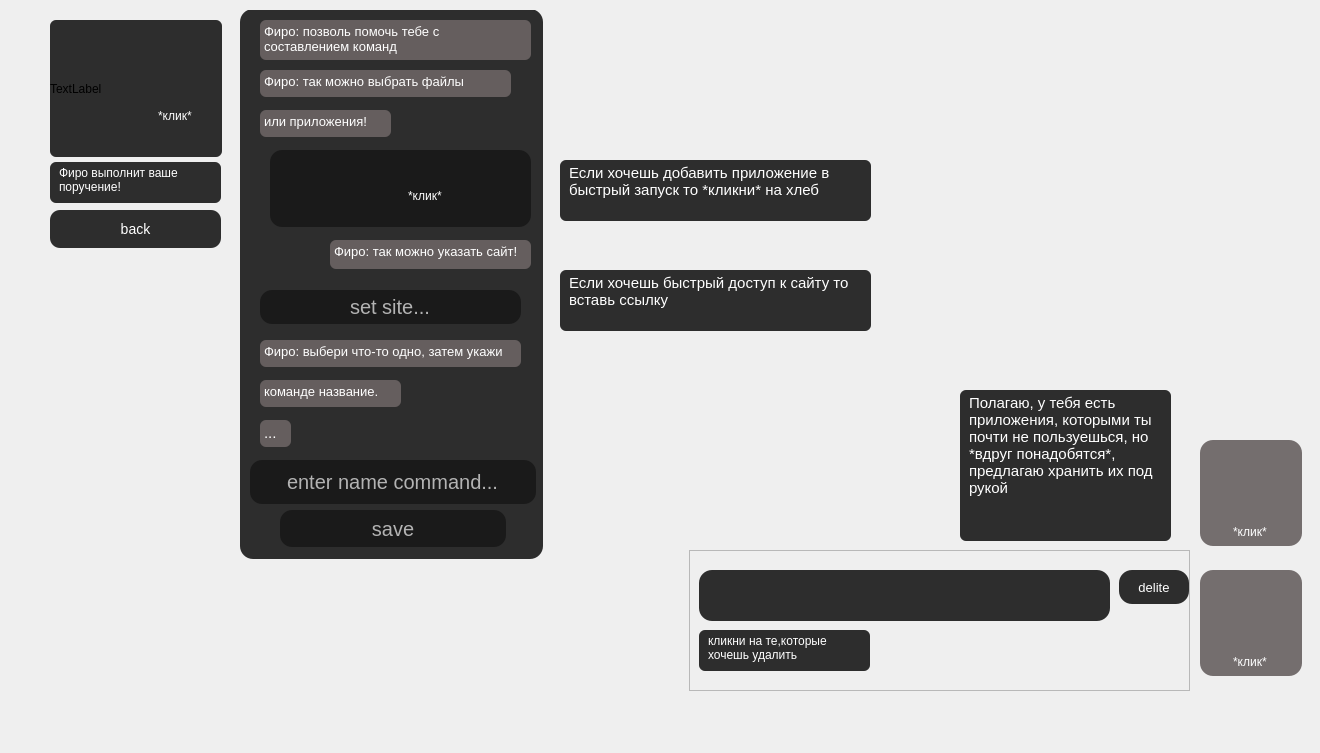
    <widget class="QWidget" name="page_add_frame">
     <widget class="QStackedWidget" name="stacked_add_frame">
      <property name="geometry">
       <rect>
        <x>30</x>
        <y>10</y>
        <width>1281</width>
        <height>734</height>
       </rect>
      </property>
      <property name="layoutDirection">
       <enum>Qt::LeftToRight</enum>
      </property>
      <property name="currentIndex">
       <number>0</number>
      </property>
      <widget class="QWidget" name="page_add_1">
       <widget class="QLineEdit" name="lineedit_command">
        <property name="geometry">
         <rect>
          <x>220</x>
          <y>450</y>
          <width>286</width>
          <height>44</height>
         </rect>
        </property>
        <property name="styleSheet">
         <string notr="true">background: rgba(23, 23, 23, 0.9);
box-shadow: 2px 4px 4px rgba(0, 0, 0, 0.25);
border-radius: 12px;
font-size: 20px;
line-height: 37px;

color: rgba(255, 255, 255, 0.67);</string>
        </property>
        <property name="text">
         <string>enter name command...</string>
        </property>
        <property name="alignment">
         <set>Qt::AlignCenter</set>
        </property>
       </widget>
       <widget class="QTextBrowser" name="label_add_1">
        <property name="geometry">
         <rect>
          <x>230</x>
          <y>10</y>
          <width>271</width>
          <height>40</height>
         </rect>
        </property>
        <property name="styleSheet">
         <string notr="true">background: rgba(233, 209, 209, 0.3);
box-shadow: 2px 4px 4px rgba(0, 0, 0, 0.25);
border-radius: 6px;
font-family: 'Titillium Web';
font-style: normal;
font-weight: 400;
font-size: 13px;
line-height: 20px;

color: #FFFFFF;</string>
        </property>
        <property name="html">
         <string>&lt;!DOCTYPE HTML PUBLIC &quot;-//W3C//DTD HTML 4.0//EN&quot; &quot;http://www.w3.org/TR/REC-html40/strict.dtd&quot;&gt;
&lt;html&gt;&lt;head&gt;&lt;meta name=&quot;qrichtext&quot; content=&quot;1&quot; /&gt;&lt;style type=&quot;text/css&quot;&gt;
p, li { white-space: pre-wrap; }
&lt;/style&gt;&lt;/head&gt;&lt;body style=&quot; font-family:'Titillium Web'; font-size:13px; font-weight:400; font-style:normal;&quot;&gt;
&lt;p style=&quot; margin-top:0px; margin-bottom:0px; margin-left:0px; margin-right:0px; -qt-block-indent:0; text-indent:0px;&quot;&gt;&lt;span style=&quot; font-size:10pt;&quot;&gt;Фиро: позволь помочь тебе с составлением команд&lt;/span&gt;&lt;/p&gt;&lt;/body&gt;&lt;/html&gt;</string>
        </property>
       </widget>
       <widget class="QTextBrowser" name="label_add_4">
        <property name="geometry">
         <rect>
          <x>300</x>
          <y>230</y>
          <width>201</width>
          <height>29</height>
         </rect>
        </property>
        <property name="styleSheet">
         <string notr="true">background: rgba(233, 209, 209, 0.3);
box-shadow: 2px 4px 4px rgba(0, 0, 0, 0.25);
border-radius: 6px;
font-family: 'Titillium Web';
font-style: normal;
font-weight: 400;
font-size: 13px;
line-height: 20px;

color: #FFFFFF;</string>
        </property>
        <property name="html">
         <string>&lt;!DOCTYPE HTML PUBLIC &quot;-//W3C//DTD HTML 4.0//EN&quot; &quot;http://www.w3.org/TR/REC-html40/strict.dtd&quot;&gt;
&lt;html&gt;&lt;head&gt;&lt;meta name=&quot;qrichtext&quot; content=&quot;1&quot; /&gt;&lt;style type=&quot;text/css&quot;&gt;
p, li { white-space: pre-wrap; }
&lt;/style&gt;&lt;/head&gt;&lt;body style=&quot; font-family:'Titillium Web'; font-size:13px; font-weight:400; font-style:normal;&quot;&gt;
&lt;p style=&quot; margin-top:0px; margin-bottom:0px; margin-left:0px; margin-right:0px; -qt-block-indent:0; text-indent:0px;&quot;&gt;&lt;span style=&quot; font-size:10pt;&quot;&gt;Фиро: так можно указать сайт!&lt;/span&gt;&lt;/p&gt;&lt;/body&gt;&lt;/html&gt;</string>
        </property>
       </widget>
       <widget class="QPushButton" name="save_command_button">
        <property name="geometry">
         <rect>
          <x>250</x>
          <y>500</y>
          <width>226</width>
          <height>37</height>
         </rect>
        </property>
        <property name="sizePolicy">
         <sizepolicy hsizetype="Minimum" vsizetype="Fixed">
          <horstretch>0</horstretch>
          <verstretch>0</verstretch>
         </sizepolicy>
        </property>
        <property name="layoutDirection">
         <enum>Qt::LeftToRight</enum>
        </property>
        <property name="autoFillBackground">
         <bool>false</bool>
        </property>
        <property name="styleSheet">
         <string notr="true">background: rgba(23, 23, 23, 0.9);
box-shadow: 2px 4px 4px rgba(0, 0, 0, 0.25);
border-radius: 12px;
font-size: 20px;
line-height: 37px;

color: rgba(255, 255, 255, 0.67);</string>
        </property>
        <property name="text">
         <string>save</string>
        </property>
        <property name="icon">
         <iconset>
          <normaloff>../../Neko_project/DeKi-Project/material/image 32.png</normaloff>../../Neko_project/DeKi-Project/material/image 32.png</iconset>
        </property>
       </widget>
       <widget class="QLabel" name="label_add_click_1">
        <property name="geometry">
         <rect>
          <x>120</x>
          <y>90</y>
          <width>61</width>
          <height>31</height>
         </rect>
        </property>
        <property name="styleSheet">
         <string notr="true">background: rgba(23, 23, 23, 0.0);
box-shadow: 2px 4px 4px rgba(0, 0, 0, 0.25);
border-radius: 6px;
font: 8pt &quot;Arial&quot;;
font-style: normal;
font-weight: 400;
font-size: 12px;
line-height: 18px;
padding: 0 0 0 5px;
color: #FFFFFF;</string>
        </property>
        <property name="text">
         <string>*клик*</string>
        </property>
       </widget>
       <widget class="QLabel" name="label_29">
        <property name="geometry">
         <rect>
          <x>20</x>
          <y>10</y>
          <width>172</width>
          <height>137</height>
         </rect>
        </property>
        <property name="styleSheet">
         <string notr="true">background: rgba(23, 23, 23, 0.9);
box-shadow: 2px 4px 4px rgba(0, 0, 0, 0.25);
border-radius: 6px;</string>
        </property>
        <property name="text">
         <string>TextLabel</string>
        </property>
       </widget>
       <widget class="QTextBrowser" name="label_add_7">
        <property name="geometry">
         <rect>
          <x>230</x>
          <y>410</y>
          <width>31</width>
          <height>27</height>
         </rect>
        </property>
        <property name="styleSheet">
         <string notr="true">background: rgba(233, 209, 209, 0.3);
box-shadow: 2px 4px 4px rgba(0, 0, 0, 0.25);
border-radius: 6px;
font-family: 'Titillium Web';
font-style: normal;
font-weight: 400;
font-size: 13px;
line-height: 20px;

color: #FFFFFF;</string>
        </property>
        <property name="html">
         <string>&lt;!DOCTYPE HTML PUBLIC &quot;-//W3C//DTD HTML 4.0//EN&quot; &quot;http://www.w3.org/TR/REC-html40/strict.dtd&quot;&gt;
&lt;html&gt;&lt;head&gt;&lt;meta name=&quot;qrichtext&quot; content=&quot;1&quot; /&gt;&lt;style type=&quot;text/css&quot;&gt;
p, li { white-space: pre-wrap; }
&lt;/style&gt;&lt;/head&gt;&lt;body style=&quot; font-family:'Titillium Web'; font-size:13px; font-weight:400; font-style:normal;&quot;&gt;
&lt;p style=&quot; margin-top:0px; margin-bottom:0px; margin-left:0px; margin-right:0px; -qt-block-indent:0; text-indent:0px;&quot;&gt;&lt;span style=&quot; font-size:11pt;&quot;&gt;...&lt;/span&gt;&lt;/p&gt;&lt;/body&gt;&lt;/html&gt;</string>
        </property>
       </widget>
       <widget class="QLineEdit" name="lineedit_site">
        <property name="geometry">
         <rect>
          <x>230</x>
          <y>280</y>
          <width>261</width>
          <height>34</height>
         </rect>
        </property>
        <property name="styleSheet">
         <string notr="true">background: rgba(23, 23, 23, 0.9);
box-shadow: 2px 4px 4px rgba(0, 0, 0, 0.25);
border-radius: 12px;
font-size: 20px;
line-height: 37px;

color: rgba(255, 255, 255, 0.67);</string>
        </property>
        <property name="text">
         <string>set site...</string>
        </property>
        <property name="alignment">
         <set>Qt::AlignCenter</set>
        </property>
       </widget>
       <widget class="QTextBrowser" name="label_add_6">
        <property name="geometry">
         <rect>
          <x>230</x>
          <y>370</y>
          <width>141</width>
          <height>27</height>
         </rect>
        </property>
        <property name="styleSheet">
         <string notr="true">background: rgba(233, 209, 209, 0.3);
box-shadow: 2px 4px 4px rgba(0, 0, 0, 0.25);
border-radius: 6px;
font-family: 'Titillium Web';
font-style: normal;
font-weight: 400;
font-size: 13px;
line-height: 20px;

color: #FFFFFF;</string>
        </property>
        <property name="html">
         <string>&lt;!DOCTYPE HTML PUBLIC &quot;-//W3C//DTD HTML 4.0//EN&quot; &quot;http://www.w3.org/TR/REC-html40/strict.dtd&quot;&gt;
&lt;html&gt;&lt;head&gt;&lt;meta name=&quot;qrichtext&quot; content=&quot;1&quot; /&gt;&lt;style type=&quot;text/css&quot;&gt;
p, li { white-space: pre-wrap; }
&lt;/style&gt;&lt;/head&gt;&lt;body style=&quot; font-family:'Titillium Web'; font-size:13px; font-weight:400; font-style:normal;&quot;&gt;
&lt;p style=&quot; margin-top:0px; margin-bottom:0px; margin-left:0px; margin-right:0px; -qt-block-indent:0; text-indent:0px;&quot;&gt;&lt;span style=&quot; font-size:10pt;&quot;&gt;команде название.&lt;/span&gt;&lt;/p&gt;&lt;/body&gt;&lt;/html&gt;</string>
        </property>
       </widget>
       <widget class="QLabel" name="character_add_label">
        <property name="geometry">
         <rect>
          <x>20</x>
          <y>0</y>
          <width>121</width>
          <height>151</height>
         </rect>
        </property>
        <property name="styleSheet">
         <string notr="true">background: rgba(23, 23, 23, 0.0);
box-shadow: 2px 4px 4px rgba(0, 0, 0, 0.25);
border-radius: 13px;</string>
        </property>
        <property name="text">
         <string/>
        </property>
        <property name="pixmap">
         <pixmap>../../Neko_project/DeKi-Project/material/Firo/Firo_s.png</pixmap>
        </property>
       </widget>
       <widget class="QTextBrowser" name="label_add_2">
        <property name="geometry">
         <rect>
          <x>230</x>
          <y>60</y>
          <width>251</width>
          <height>27</height>
         </rect>
        </property>
        <property name="styleSheet">
         <string notr="true">background: rgba(233, 209, 209, 0.3);
box-shadow: 2px 4px 4px rgba(0, 0, 0, 0.25);
border-radius: 6px;
font-family: 'Titillium Web';
font-style: normal;
font-weight: 400;
font-size: 13px;
line-height: 20px;

color: #FFFFFF;</string>
        </property>
        <property name="html">
         <string>&lt;!DOCTYPE HTML PUBLIC &quot;-//W3C//DTD HTML 4.0//EN&quot; &quot;http://www.w3.org/TR/REC-html40/strict.dtd&quot;&gt;
&lt;html&gt;&lt;head&gt;&lt;meta name=&quot;qrichtext&quot; content=&quot;1&quot; /&gt;&lt;style type=&quot;text/css&quot;&gt;
p, li { white-space: pre-wrap; }
&lt;/style&gt;&lt;/head&gt;&lt;body style=&quot; font-family:'Titillium Web'; font-size:13px; font-weight:400; font-style:normal;&quot;&gt;
&lt;p style=&quot; margin-top:0px; margin-bottom:0px; margin-left:0px; margin-right:0px; -qt-block-indent:0; text-indent:0px;&quot;&gt;&lt;span style=&quot; font-size:10pt;&quot;&gt;Фиро: так можно выбрать файлы &lt;/span&gt;&lt;/p&gt;&lt;/body&gt;&lt;/html&gt;</string>
        </property>
       </widget>
       <widget class="QTextBrowser" name="label_add_5">
        <property name="geometry">
         <rect>
          <x>230</x>
          <y>330</y>
          <width>261</width>
          <height>27</height>
         </rect>
        </property>
        <property name="styleSheet">
         <string notr="true">background: rgba(233, 209, 209, 0.3);
box-shadow: 2px 4px 4px rgba(0, 0, 0, 0.25);
border-radius: 6px;
font-family: 'Titillium Web';
font-style: normal;
font-weight: 400;
font-size: 13px;
line-height: 20px;

color: #FFFFFF;</string>
        </property>
        <property name="html">
         <string>&lt;!DOCTYPE HTML PUBLIC &quot;-//W3C//DTD HTML 4.0//EN&quot; &quot;http://www.w3.org/TR/REC-html40/strict.dtd&quot;&gt;
&lt;html&gt;&lt;head&gt;&lt;meta name=&quot;qrichtext&quot; content=&quot;1&quot; /&gt;&lt;style type=&quot;text/css&quot;&gt;
p, li { white-space: pre-wrap; }
&lt;/style&gt;&lt;/head&gt;&lt;body style=&quot; font-family:'Titillium Web'; font-size:13px; font-weight:400; font-style:normal;&quot;&gt;
&lt;p style=&quot; margin-top:0px; margin-bottom:0px; margin-left:0px; margin-right:0px; -qt-block-indent:0; text-indent:0px;&quot;&gt;&lt;span style=&quot; font-size:10pt;&quot;&gt;Фиро: выбери что-то одно, затем укажи &lt;/span&gt;&lt;/p&gt;&lt;/body&gt;&lt;/html&gt;</string>
        </property>
       </widget>
       <widget class="QLabel" name="label_add_click_3">
        <property name="geometry">
         <rect>
          <x>1195</x>
          <y>506</y>
          <width>61</width>
          <height>31</height>
         </rect>
        </property>
        <property name="styleSheet">
         <string notr="true">background: rgba(23, 23, 23, 0.0);
box-shadow: 2px 4px 4px rgba(0, 0, 0, 0.25);
border-radius: 6px;
font: 8pt &quot;Arial&quot;;
font-style: normal;
font-weight: 400;
font-size: 12px;
line-height: 18px;
padding: 0 0 0 5px;
color: #FFFFFF;</string>
        </property>
        <property name="text">
         <string>*клик*</string>
        </property>
       </widget>
       <widget class="QPushButton" name="back_from_add_button">
        <property name="geometry">
         <rect>
          <x>20</x>
          <y>200</y>
          <width>171</width>
          <height>38</height>
         </rect>
        </property>
        <property name="styleSheet">
         <string notr="true">background: rgba(23, 23, 23, 0.9);
box-shadow: 2px 4px 4px rgba(0, 0, 0, 0.25);
border-radius: 10px;
font-size: 14px;
line-height: 27px;

color: #FFFFFF;</string>
        </property>
        <property name="text">
         <string>back</string>
        </property>
       </widget>
       <widget class="QFrame" name="background_bread_button">
        <property name="geometry">
         <rect>
          <x>240</x>
          <y>140</y>
          <width>261</width>
          <height>77</height>
         </rect>
        </property>
        <property name="styleSheet">
         <string notr="true">background: rgba(23, 23, 23, 0.9);
box-shadow: 2px 4px 4px rgba(0, 0, 0, 0.25);
border-radius: 12px;</string>
        </property>
        <property name="frameShape">
         <enum>QFrame::StyledPanel</enum>
        </property>
        <property name="frameShadow">
         <enum>QFrame::Raised</enum>
        </property>
        <widget class="QPushButton" name="bread_button_2">
         <property name="geometry">
          <rect>
           <x>0</x>
           <y>-10</y>
           <width>137</width>
           <height>79</height>
          </rect>
         </property>
         <property name="styleSheet">
          <string notr="true">background: rgba(23, 23, 23, 0.0);
box-shadow: 2px 4px 4px rgba(0, 0, 0, 0.25);
border-radius: 13px;
font-size: 18px;
line-height: 27px;

color: #FFFFFF;</string>
         </property>
         <property name="text">
          <string/>
         </property>
         <property name="icon">
          <iconset>
           <normaloff>../../Neko_project/DeKi-Project/material/image 43.png</normaloff>../../Neko_project/DeKi-Project/material/image 43.png</iconset>
         </property>
         <property name="iconSize">
          <size>
           <width>155</width>
           <height>99</height>
          </size>
         </property>
        </widget>
        <widget class="QLabel" name="label_add_click_2">
         <property name="geometry">
          <rect>
           <x>130</x>
           <y>30</y>
           <width>61</width>
           <height>31</height>
          </rect>
         </property>
         <property name="styleSheet">
          <string notr="true">background: rgba(23, 23, 23, 0.0);
box-shadow: 2px 4px 4px rgba(0, 0, 0, 0.25);
border-radius: 6px;
font: 8pt &quot;Arial&quot;;
font-style: normal;
font-weight: 400;
font-size: 12px;
line-height: 18px;
padding: 0 0 0 5px;
color: #FFFFFF;</string>
         </property>
         <property name="text">
          <string>*клик*</string>
         </property>
        </widget>
        <widget class="QPushButton" name="file_button">
         <property name="enabled">
          <bool>true</bool>
         </property>
         <property name="geometry">
          <rect>
           <x>190</x>
           <y>10</y>
           <width>56</width>
           <height>52</height>
          </rect>
         </property>
         <property name="styleSheet">
          <string notr="true">background: rgba(23, 23, 23, 0.0);
box-shadow: 2px 4px 4px rgba(0, 0, 0, 0.25);
border-radius: 13px;</string>
         </property>
         <property name="text">
          <string/>
         </property>
         <property name="icon">
          <iconset>
           <normaloff>../../Neko_project/DeKi-Project/material/image 75.png</normaloff>../../Neko_project/DeKi-Project/material/image 75.png</iconset>
         </property>
         <property name="iconSize">
          <size>
           <width>50</width>
           <height>50</height>
          </size>
         </property>
         <property name="autoDefault">
          <bool>false</bool>
         </property>
         <property name="default">
          <bool>false</bool>
         </property>
        </widget>
       </widget>
       <widget class="QLabel" name="label_add_click_4">
        <property name="geometry">
         <rect>
          <x>1195</x>
          <y>636</y>
          <width>61</width>
          <height>31</height>
         </rect>
        </property>
        <property name="styleSheet">
         <string notr="true">background: rgba(23, 23, 23, 0.0);
box-shadow: 2px 4px 4px rgba(0, 0, 0, 0.25);
border-radius: 6px;
font: 8pt &quot;Arial&quot;;
font-style: normal;
font-weight: 400;
font-size: 12px;
line-height: 18px;
padding: 0 0 0 5px;
color: #FFFFFF;</string>
        </property>
        <property name="text">
         <string>*клик*</string>
        </property>
       </widget>
       <widget class="QPushButton" name="card_board_box_button">
        <property name="enabled">
         <bool>true</bool>
        </property>
        <property name="geometry">
         <rect>
          <x>1170</x>
          <y>430</y>
          <width>102</width>
          <height>106</height>
         </rect>
        </property>
        <property name="styleSheet">
         <string notr="true">background: rgba(33, 24, 24, 0.6);
box-shadow: 2px 4px 4px rgba(0, 0, 0, 0.25);
border-radius: 13px;</string>
        </property>
        <property name="text">
         <string/>
        </property>
        <property name="icon">
         <iconset>
          <normaloff>../../Neko_project/DeKi-Project/material/image 78.png</normaloff>../../Neko_project/DeKi-Project/material/image 78.png</iconset>
        </property>
        <property name="iconSize">
         <size>
          <width>50</width>
          <height>50</height>
         </size>
        </property>
        <property name="autoDefault">
         <bool>false</bool>
        </property>
        <property name="default">
         <bool>false</bool>
        </property>
       </widget>
       <widget class="QPushButton" name="info_button">
        <property name="enabled">
         <bool>true</bool>
        </property>
        <property name="geometry">
         <rect>
          <x>120</x>
          <y>40</y>
          <width>56</width>
          <height>52</height>
         </rect>
        </property>
        <property name="styleSheet">
         <string notr="true">background: rgba(23, 23, 23, 0.0);
box-shadow: 2px 4px 4px rgba(0, 0, 0, 0.25);
border-radius: 13px;</string>
        </property>
        <property name="text">
         <string/>
        </property>
        <property name="icon">
         <iconset>
          <normaloff>../../Neko_project/DeKi-Project/material/image 74.png</normaloff>../../Neko_project/DeKi-Project/material/image 74.png</iconset>
        </property>
        <property name="iconSize">
         <size>
          <width>50</width>
          <height>50</height>
         </size>
        </property>
        <property name="autoDefault">
         <bool>false</bool>
        </property>
        <property name="default">
         <bool>false</bool>
        </property>
       </widget>
       <widget class="QTextBrowser" name="label_add_8">
        <property name="geometry">
         <rect>
          <x>20</x>
          <y>152</y>
          <width>171</width>
          <height>41</height>
         </rect>
        </property>
        <property name="styleSheet">
         <string notr="true">background: rgba(23, 23, 23, 0.9);
box-shadow: 2px 4px 4px rgba(0, 0, 0, 0.25);
border-radius: 6px;
font-family: 'Titillium Web';
font-style: normal;
font-weight: 400;
font-size: 12px;
line-height: 18px;
padding: 0 0 0 5px;
color: #FFFFFF;</string>
        </property>
        <property name="html">
         <string>&lt;!DOCTYPE HTML PUBLIC &quot;-//W3C//DTD HTML 4.0//EN&quot; &quot;http://www.w3.org/TR/REC-html40/strict.dtd&quot;&gt;
&lt;html&gt;&lt;head&gt;&lt;meta name=&quot;qrichtext&quot; content=&quot;1&quot; /&gt;&lt;style type=&quot;text/css&quot;&gt;
p, li { white-space: pre-wrap; }
&lt;/style&gt;&lt;/head&gt;&lt;body style=&quot; font-family:'Titillium Web'; font-size:12px; font-weight:400; font-style:normal;&quot;&gt;
&lt;p style=&quot; margin-top:0px; margin-bottom:0px; margin-left:0px; margin-right:0px; -qt-block-indent:0; text-indent:0px;&quot;&gt;&lt;span style=&quot; font-size:12px;&quot;&gt;Фиро выполнит ваше поручение!&lt;/span&gt;&lt;/p&gt;&lt;/body&gt;&lt;/html&gt;</string>
        </property>
       </widget>
       <widget class="QTextBrowser" name="label_add_3">
        <property name="geometry">
         <rect>
          <x>230</x>
          <y>100</y>
          <width>131</width>
          <height>27</height>
         </rect>
        </property>
        <property name="styleSheet">
         <string notr="true">background: rgba(233, 209, 209, 0.3);
box-shadow: 2px 4px 4px rgba(0, 0, 0, 0.25);
border-radius: 6px;
font-family: 'Titillium Web';
font-style: normal;
font-weight: 400;
font-size: 13px;
line-height: 20px;

color: #FFFFFF;</string>
        </property>
        <property name="html">
         <string>&lt;!DOCTYPE HTML PUBLIC &quot;-//W3C//DTD HTML 4.0//EN&quot; &quot;http://www.w3.org/TR/REC-html40/strict.dtd&quot;&gt;
&lt;html&gt;&lt;head&gt;&lt;meta name=&quot;qrichtext&quot; content=&quot;1&quot; /&gt;&lt;style type=&quot;text/css&quot;&gt;
p, li { white-space: pre-wrap; }
&lt;/style&gt;&lt;/head&gt;&lt;body style=&quot; font-family:'Titillium Web'; font-size:13px; font-weight:400; font-style:normal;&quot;&gt;
&lt;p style=&quot; margin-top:0px; margin-bottom:0px; margin-left:0px; margin-right:0px; -qt-block-indent:0; text-indent:0px;&quot;&gt;&lt;span style=&quot; font-size:10pt;&quot;&gt;или приложения!&lt;/span&gt;&lt;/p&gt;&lt;/body&gt;&lt;/html&gt;</string>
        </property>
       </widget>
       <widget class="QPushButton" name="trash_can_button">
        <property name="enabled">
         <bool>true</bool>
        </property>
        <property name="geometry">
         <rect>
          <x>1170</x>
          <y>560</y>
          <width>102</width>
          <height>106</height>
         </rect>
        </property>
        <property name="styleSheet">
         <string notr="true">background: rgba(33, 24, 24, 0.6);
box-shadow: 2px 4px 4px rgba(0, 0, 0, 0.25);
border-radius: 13px;</string>
        </property>
        <property name="text">
         <string/>
        </property>
        <property name="icon">
         <iconset>
          <normaloff>../../Neko_project/DeKi-Project/material/image 80.png</normaloff>../../Neko_project/DeKi-Project/material/image 80.png</iconset>
        </property>
        <property name="iconSize">
         <size>
          <width>50</width>
          <height>50</height>
         </size>
        </property>
        <property name="autoDefault">
         <bool>false</bool>
        </property>
        <property name="default">
         <bool>false</bool>
        </property>
       </widget>
       <widget class="QLabel" name="background_message">
        <property name="enabled">
         <bool>true</bool>
        </property>
        <property name="geometry">
         <rect>
          <x>210</x>
          <y>-1</y>
          <width>303</width>
          <height>550</height>
         </rect>
        </property>
        <property name="styleSheet">
         <string notr="true">background: rgba(23, 23, 23, 0.9);
box-shadow: 2px 4px 4px rgba(0, 0, 0, 0.25);
border-radius: 13px;
font-size: 12px;
line-height: 27px;

color: #FFFFFF;</string>
        </property>
        <property name="text">
         <string/>
        </property>
        <property name="textFormat">
         <enum>Qt::AutoText</enum>
        </property>
        <property name="pixmap">
         <pixmap>../../Neko_project/DeKi-Project/material/Component 3 (1).png</pixmap>
        </property>
        <property name="scaledContents">
         <bool>true</bool>
        </property>
        <property name="alignment">
         <set>Qt::AlignCenter</set>
        </property>
        <property name="wordWrap">
         <bool>false</bool>
        </property>
       </widget>
       <widget class="QTextBrowser" name="label_info_2">
        <property name="geometry">
         <rect>
          <x>530</x>
          <y>260</y>
          <width>311</width>
          <height>61</height>
         </rect>
        </property>
        <property name="styleSheet">
         <string notr="true">background: rgba(23, 23, 23, 0.9);
box-shadow: 2px 4px 4px rgba(0, 0, 0, 0.25);
border-radius: 6px;
font-family: 'Titillium Web';
font-style: normal;
font-weight: 400;
font-size: 12px;
line-height: 18px;
padding: 0 0 0 5px;
color: #FFFFFF;</string>
        </property>
        <property name="html">
         <string>&lt;!DOCTYPE HTML PUBLIC &quot;-//W3C//DTD HTML 4.0//EN&quot; &quot;http://www.w3.org/TR/REC-html40/strict.dtd&quot;&gt;
&lt;html&gt;&lt;head&gt;&lt;meta name=&quot;qrichtext&quot; content=&quot;1&quot; /&gt;&lt;style type=&quot;text/css&quot;&gt;
p, li { white-space: pre-wrap; }
&lt;/style&gt;&lt;/head&gt;&lt;body style=&quot; font-family:'Titillium Web'; font-size:12px; font-weight:400; font-style:normal;&quot;&gt;
&lt;p style=&quot; margin-top:0px; margin-bottom:0px; margin-left:0px; margin-right:0px; -qt-block-indent:0; text-indent:0px;&quot;&gt;&lt;span style=&quot; font-size:11pt;&quot;&gt;Если хочешь быстрый доступ к сайту то вставь ссылку&lt;/span&gt;&lt;/p&gt;&lt;/body&gt;&lt;/html&gt;</string>
        </property>
       </widget>
       <widget class="QTextBrowser" name="label_add_13">
        <property name="geometry">
         <rect>
          <x>530</x>
          <y>150</y>
          <width>311</width>
          <height>61</height>
         </rect>
        </property>
        <property name="styleSheet">
         <string notr="true">background: rgba(23, 23, 23, 0.9);
box-shadow: 2px 4px 4px rgba(0, 0, 0, 0.25);
border-radius: 6px;
font-family: 'Titillium Web';
font-style: normal;
font-weight: 400;
font-size: 12px;
line-height: 18px;
padding: 0 0 0 5px;
color: #FFFFFF;</string>
        </property>
        <property name="html">
         <string>&lt;!DOCTYPE HTML PUBLIC &quot;-//W3C//DTD HTML 4.0//EN&quot; &quot;http://www.w3.org/TR/REC-html40/strict.dtd&quot;&gt;
&lt;html&gt;&lt;head&gt;&lt;meta name=&quot;qrichtext&quot; content=&quot;1&quot; /&gt;&lt;style type=&quot;text/css&quot;&gt;
p, li { white-space: pre-wrap; }
&lt;/style&gt;&lt;/head&gt;&lt;body style=&quot; font-family:'Titillium Web'; font-size:12px; font-weight:400; font-style:normal;&quot;&gt;
&lt;p style=&quot; margin-top:0px; margin-bottom:0px; margin-left:0px; margin-right:0px; -qt-block-indent:0; text-indent:0px;&quot;&gt;&lt;span style=&quot; font-size:11pt;&quot;&gt;Если хочешь добавить приложение в быстрый запуск то *кликни* на хлеб&lt;/span&gt;&lt;/p&gt;&lt;/body&gt;&lt;/html&gt;</string>
        </property>
       </widget>
       <widget class="QTextBrowser" name="label_info_3">
        <property name="geometry">
         <rect>
          <x>930</x>
          <y>380</y>
          <width>211</width>
          <height>151</height>
         </rect>
        </property>
        <property name="styleSheet">
         <string notr="true">background: rgba(23, 23, 23, 0.9);
box-shadow: 2px 4px 4px rgba(0, 0, 0, 0.25);
border-radius: 6px;
font-family: 'Titillium Web';
font-style: normal;
font-weight: 400;
font-size: 12px;
line-height: 18px;
padding: 0 0 0 5px;
color: #FFFFFF;</string>
        </property>
        <property name="html">
         <string>&lt;!DOCTYPE HTML PUBLIC &quot;-//W3C//DTD HTML 4.0//EN&quot; &quot;http://www.w3.org/TR/REC-html40/strict.dtd&quot;&gt;
&lt;html&gt;&lt;head&gt;&lt;meta name=&quot;qrichtext&quot; content=&quot;1&quot; /&gt;&lt;style type=&quot;text/css&quot;&gt;
p, li { white-space: pre-wrap; }
&lt;/style&gt;&lt;/head&gt;&lt;body style=&quot; font-family:'Titillium Web'; font-size:12px; font-weight:400; font-style:normal;&quot;&gt;
&lt;p style=&quot; margin-top:0px; margin-bottom:0px; margin-left:0px; margin-right:0px; -qt-block-indent:0; text-indent:0px;&quot;&gt;&lt;span style=&quot; font-size:11pt;&quot;&gt;Полагаю, у тебя есть приложения, которыми ты почти не пользуешься, но *вдруг понадобятся*, предлагаю хранить их под рукой&lt;/span&gt;&lt;/p&gt;&lt;/body&gt;&lt;/html&gt;</string>
        </property>
       </widget>
       <widget class="QFrame" name="del_bar_frame">
        <property name="geometry">
         <rect>
          <x>659</x>
          <y>540</y>
          <width>501</width>
          <height>141</height>
         </rect>
        </property>
        <property name="frameShape">
         <enum>QFrame::StyledPanel</enum>
        </property>
        <property name="frameShadow">
         <enum>QFrame::Raised</enum>
        </property>
        <widget class="QScrollArea" name="delite_area">
         <property name="geometry">
          <rect>
           <x>10</x>
           <y>20</y>
           <width>411</width>
           <height>51</height>
          </rect>
         </property>
         <property name="styleSheet">
          <string notr="true">background: rgba(23, 23, 23, 0.9);
box-shadow: 2px 4px 4px rgba(0, 0, 0, 0.25);
border-radius: 13px;</string>
         </property>
         <property name="verticalScrollBarPolicy">
          <enum>Qt::ScrollBarAlwaysOff</enum>
         </property>
         <property name="horizontalScrollBarPolicy">
          <enum>Qt::ScrollBarAlwaysOff</enum>
         </property>
         <property name="widgetResizable">
          <bool>true</bool>
         </property>
         <widget class="QWidget" name="delite_area_container">
          <property name="geometry">
           <rect>
            <x>0</x>
            <y>0</y>
            <width>411</width>
            <height>51</height>
           </rect>
          </property>
          <property name="styleSheet">
           <string notr="true">background: rgba(23, 23, 23, 0.0);</string>
          </property>
          <layout class="QGridLayout" name="gridLayout_2"/>
         </widget>
        </widget>
        <widget class="QTextBrowser" name="label_about_delite">
         <property name="geometry">
          <rect>
           <x>10</x>
           <y>80</y>
           <width>171</width>
           <height>41</height>
          </rect>
         </property>
         <property name="styleSheet">
          <string notr="true">background: rgba(23, 23, 23, 0.9);
box-shadow: 2px 4px 4px rgba(0, 0, 0, 0.25);
border-radius: 6px;
font-family: 'Titillium Web';
font-style: normal;
font-weight: 400;
font-size: 12px;
line-height: 18px;
padding: 0 0 0 5px;
color: #FFFFFF;</string>
         </property>
         <property name="html">
          <string>&lt;!DOCTYPE HTML PUBLIC &quot;-//W3C//DTD HTML 4.0//EN&quot; &quot;http://www.w3.org/TR/REC-html40/strict.dtd&quot;&gt;
&lt;html&gt;&lt;head&gt;&lt;meta name=&quot;qrichtext&quot; content=&quot;1&quot; /&gt;&lt;style type=&quot;text/css&quot;&gt;
p, li { white-space: pre-wrap; }
&lt;/style&gt;&lt;/head&gt;&lt;body style=&quot; font-family:'Titillium Web'; font-size:12px; font-weight:400; font-style:normal;&quot;&gt;
&lt;p style=&quot; margin-top:0px; margin-bottom:0px; margin-left:0px; margin-right:0px; -qt-block-indent:0; text-indent:0px;&quot;&gt;&lt;span style=&quot; font-size:12px;&quot;&gt;кликни на те,которые хочешь удалить&lt;/span&gt;&lt;/p&gt;&lt;/body&gt;&lt;/html&gt;</string>
         </property>
        </widget>
        <widget class="QPushButton" name="delite_button">
         <property name="geometry">
          <rect>
           <x>430</x>
           <y>20</y>
           <width>70</width>
           <height>34</height>
          </rect>
         </property>
         <property name="styleSheet">
          <string notr="true">background: rgba(23, 23, 23, 0.9);
box-shadow: 2px 4px 4px rgba(0, 0, 0, 0.25);
border-radius: 13px;
font-size: 13px;
line-height: 27px;

color: #FFFFFF;</string>
         </property>
         <property name="text">
          <string>delite</string>
         </property>
        </widget>
       </widget>
       <zorder>del_bar_frame</zorder>
       <zorder>label_29</zorder>
       <zorder>background_message</zorder>
       <zorder>card_board_box_button</zorder>
       <zorder>trash_can_button</zorder>
       <zorder>lineedit_command</zorder>
       <zorder>label_add_1</zorder>
       <zorder>label_add_4</zorder>
       <zorder>save_command_button</zorder>
       <zorder>label_add_click_1</zorder>
       <zorder>label_add_7</zorder>
       <zorder>lineedit_site</zorder>
       <zorder>label_add_6</zorder>
       <zorder>character_add_label</zorder>
       <zorder>label_add_2</zorder>
       <zorder>label_add_5</zorder>
       <zorder>label_add_click_3</zorder>
       <zorder>back_from_add_button</zorder>
       <zorder>background_bread_button</zorder>
       <zorder>label_add_click_4</zorder>
       <zorder>info_button</zorder>
       <zorder>label_add_8</zorder>
       <zorder>label_add_3</zorder>
       <zorder>label_info_2</zorder>
       <zorder>label_add_13</zorder>
       <zorder>label_info_3</zorder>
      </widget>
     </widget>
    </widget>
